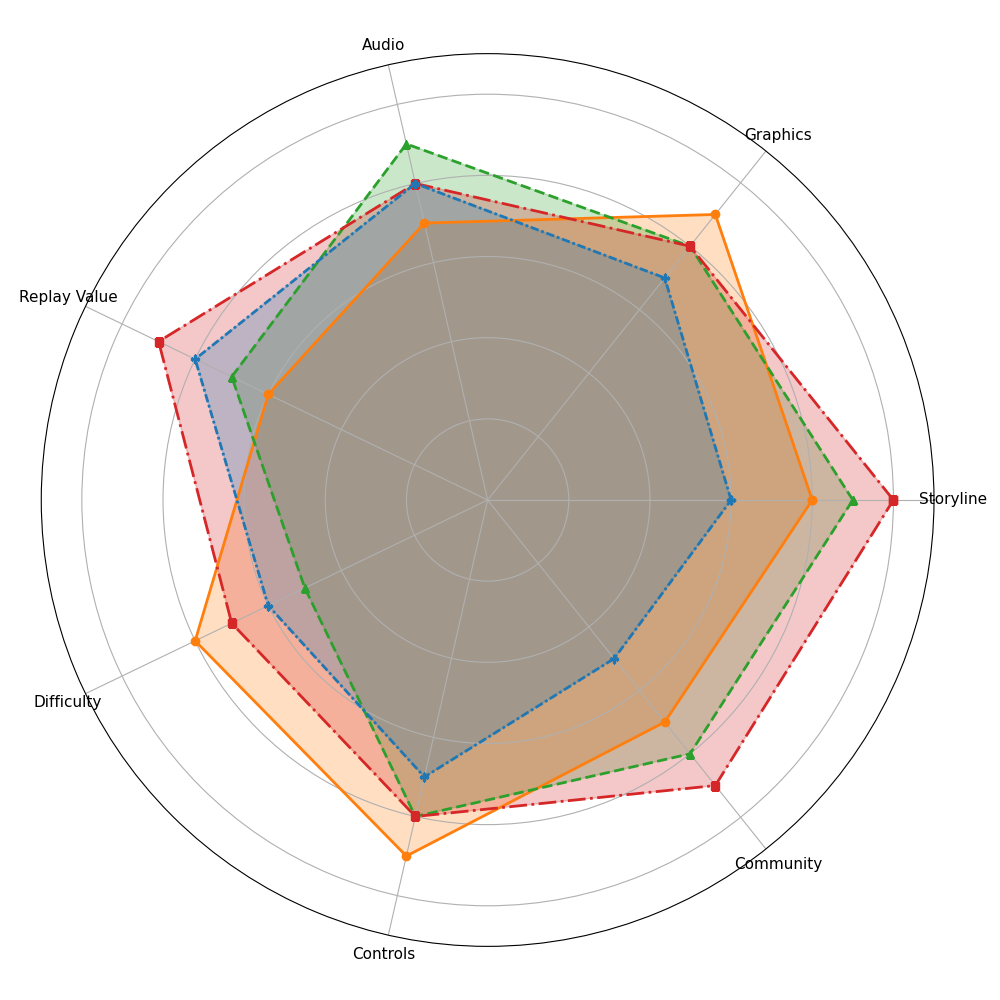

Generate this figure with Python:
import matplotlib.pyplot as plt
import numpy as np

categories = ['Storyline', 'Graphics', 'Audio', 'Replay Value', 'Difficulty', 'Controls', 'Community']

action_game = [8, 9, 7, 6, 8, 9, 7]
adventure_game = [9, 8, 9, 7, 5, 8, 8]
role_playing_game = [10, 8, 8, 9, 7, 8, 9]
sports_game = [6, 7, 8, 8, 6, 7, 5]

action_game += action_game[:1]
adventure_game += adventure_game[:1]
role_playing_game += role_playing_game[:1]
sports_game += sports_game[:1]

num_vars = len(categories)
angles = np.linspace(0, 2 * np.pi, num_vars, endpoint=False).tolist()
angles += angles[:1]

fig, ax = plt.subplots(figsize=(10, 10), subplot_kw=dict(polar=True))

plt.ylim(0, 11)

genres = {
    'Action': ('#ff7f0e', 'solid', 'o'),
    'Adventure': ('#2ca02c', '--', '^'),
    'Role-Playing': ('#d62728', 'dashdot', 's'),
    'Sports': ('#1f77b4', (0, (3, 1, 1, 1)), 'P')
}

datasets = [action_game, adventure_game, role_playing_game, sports_game]

for data, style in zip(datasets, genres.values()):
    color, linestyle, marker = style
    ax.plot(angles, data, color=color, linewidth=2, linestyle=linestyle, marker=marker, markersize=6)
    ax.fill(angles, data, color=color, alpha=0.25)

ax.set_xticks(angles[:-1])
ax.set_xticklabels(categories, color='black', size=11)
ax.set_yticklabels([])

plt.tight_layout()
plt.show()
